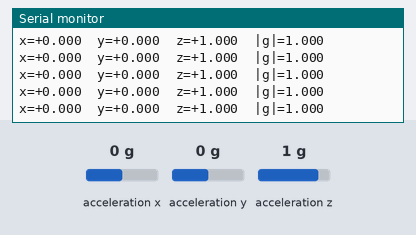
Simulated run of this sketch. Board: ESP32-C6. On the bench: the last lines printed to the serial monitor. Wiring (inferred from the names in the program): ADXL345 accelerometer at I2C address 0x53. The inputs (shaded band) are chosen by the test bench; at power-on: acceleration x 0 g, acceleration y 0 g, acceleration z 1 g.

Above: at 1.2 s.
1.3 s: acceleration x set to -1.4 g
At 1.57 s:
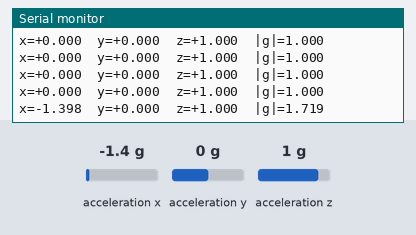
2.8 s: acceleration y set to -1.4 g
At 2.98 s:
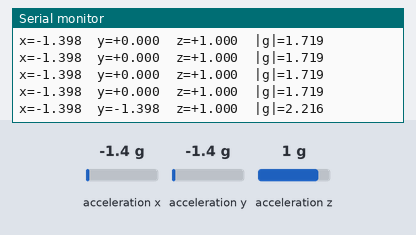
4.3 s: acceleration z set to -1.4 g
At 4.39 s:
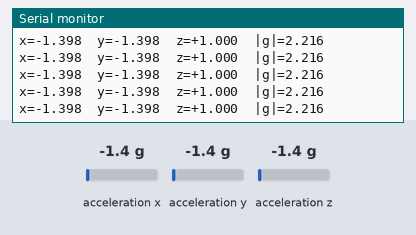
Timing chart, 0 to 7.3 s (numbered marks = the images above; inputs shaded):
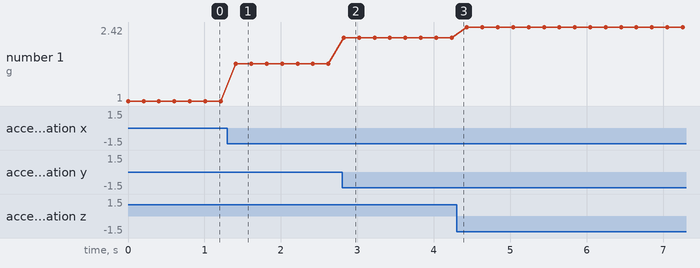

Measured:
- after the input at 1.3 s, the serial monitor: prints a new line after 0.11 s (image 1)
- after the input at 2.8 s, the serial monitor: prints a new line at once (image 2)
- plotted number 1: 1 → 1.72 after the input at 1.3 s, 1.72 → 2.22 after the input at 2.8 s, 2.22 → 2.42 after the input at 4.3 s

The sketch:

adxl345_test.ino
```cpp
// adxl345_test.ino — isolated ADXL345 read test (Seeed XIAO ESP32-C6).
//
// Self-contained: no DndBox.h / config.h dependency. Talks to the ADXL345 directly
// over I2C so you can confirm the sensor and wiring work on their own, apart from
// the rest of the cube firmware.
//
// Expected: on boot, "ADXL345 found (DEVID 0xE5)" then a stream of x/y/z readings
// in g. At rest, one axis should read ~±1.00 g (gravity) and the others ~0.00 g.
// Rotate the board and watch which axis swaps.
//
// Upload with arduino-cli, e.g.:
//   arduino-cli compile --fqbn esp32:esp32:XIAO_ESP32C6 component_tests/adxl345_test
//   arduino-cli upload  --fqbn esp32:esp32:XIAO_ESP32C6 -p /dev/tty.usbmodem* component_tests/adxl345_test
//   arduino-cli monitor -p /dev/tty.usbmodem* -c baudrate=115200

#include <Wire.h>

// ── Pin map (matches DndBox.h / XIAO ESP32-C6) ──
#define PIN_SDA  D4   // GPIO22
#define PIN_SCL  D5   // GPIO23

// ── ADXL345 registers ──
#define ADXL345_ADDR            0x53   // SDO tied to GND
#define ADXL345_REG_DEVID       0x00   // reads 0xE5
#define ADXL345_REG_BW_RATE     0x2C
#define ADXL345_REG_POWER_CTL   0x2D
#define ADXL345_REG_DATA_FORMAT 0x31
#define ADXL345_REG_DATAX0      0x32

static void adxlWrite(uint8_t reg, uint8_t val) {
  Wire.beginTransmission(ADXL345_ADDR);
  Wire.write(reg);
  Wire.write(val);
  Wire.endTransmission();
}

static uint8_t adxlRead(uint8_t reg) {
  Wire.beginTransmission(ADXL345_ADDR);
  Wire.write(reg);
  Wire.endTransmission(false);
  Wire.requestFrom((int)ADXL345_ADDR, 1);
  return Wire.available() ? Wire.read() : 0;
}

// Read one sample in g (full-res = 256 LSB/g).
static void adxlReadOnce(float& x, float& y, float& z) {
  Wire.beginTransmission(ADXL345_ADDR);
  Wire.write(ADXL345_REG_DATAX0);
  Wire.endTransmission(false);
  Wire.requestFrom((int)ADXL345_ADDR, 6);
  int16_t xi = Wire.read() | (Wire.read() << 8);
  int16_t yi = Wire.read() | (Wire.read() << 8);
  int16_t zi = Wire.read() | (Wire.read() << 8);
  x = xi / 256.0f;
  y = yi / 256.0f;
  z = zi / 256.0f;
}

void setup() {
  Serial.begin(115200);
  while (!Serial && millis() < 3000) { /* wait for USB serial */ }

  Wire.begin(PIN_SDA, PIN_SCL);

  uint8_t id = adxlRead(ADXL345_REG_DEVID);
  if (id != 0xE5) {
    Serial.printf("ADXL345 NOT found — DEVID read 0x%02X (expected 0xE5).\n", id);
    Serial.println("Check SDA/SCL wiring, 3V3 power, and that SDO is tied to GND (addr 0x53).");
    return;  // fall through to loop, which will just report the failure
  }
  Serial.println("ADXL345 found (DEVID 0xE5).");

  adxlWrite(ADXL345_REG_DATA_FORMAT, 0x08);  // FULL_RES, ±2g
  adxlWrite(ADXL345_REG_BW_RATE, 0x0A);      // 100 Hz, normal power
  adxlWrite(ADXL345_REG_POWER_CTL, 0x08);    // measure
}

void loop() {
  if (adxlRead(ADXL345_REG_DEVID) != 0xE5) {
    Serial.println("ADXL345 unreachable — check wiring/power.");
    delay(1000);
    return;
  }
  float x, y, z;
  adxlReadOnce(x, y, z);
  float mag = sqrtf(x * x + y * y + z * z);
  Serial.printf("x=%+6.3f  y=%+6.3f  z=%+6.3f  |g|=%5.3f\n", x, y, z, mag);
  delay(200);
}
```
